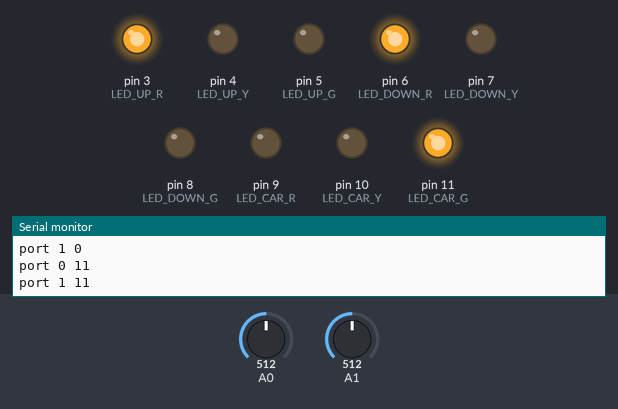
Simulated run of this sketch. Board: Arduino Uno, built with avr-gcc and run on an emulated ATmega328P. Parts: output pins drawn as LEDs (lit = HIGH), the last lines printed to the serial monitor. The inputs (shaded band) are chosen by the test bench; at power-on: A0 = 512, A1 = 512.

Above: at 1.5 s.
At 5.5 s:
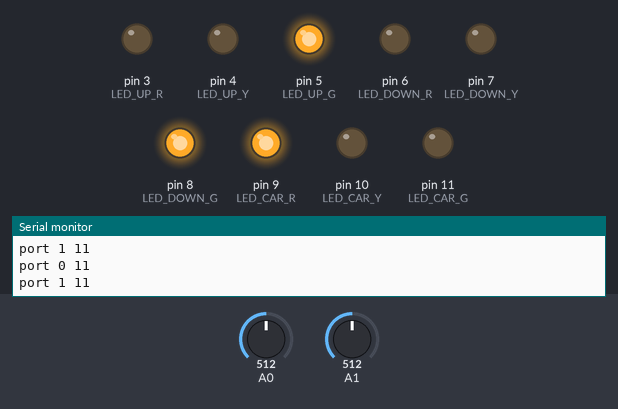
At 9.0 s:
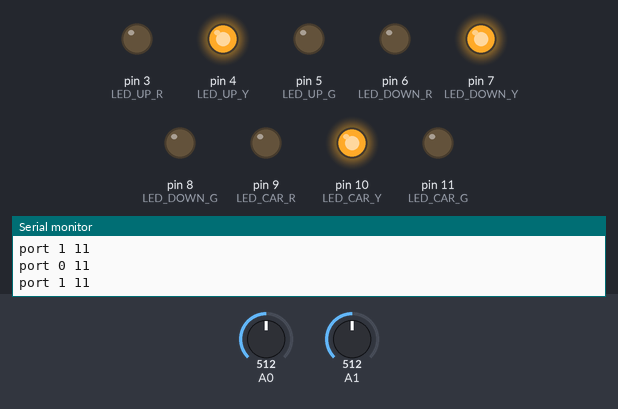
Timing chart, 0 to 13.0 s (numbered marks = the images above):
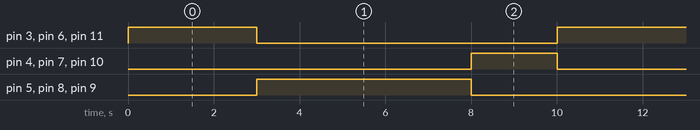

Measured:
- by itself, pin 3 (LED_UP_R), pin 6 (LED_DOWN_R), pin 11 (LED_CAR_G): alternates HIGH for 3.0 s and LOW for 7.0 s
- by itself, pin 4 (LED_UP_Y), pin 7 (LED_DOWN_Y), pin 10 (LED_CAR_Y): alternates HIGH for 2.0 s and LOW for 8.0 s
- by itself, pin 5 (LED_UP_G), pin 8 (LED_DOWN_G), pin 9 (LED_CAR_R): alternates HIGH for 5.0 s and LOW for 5.0 s

The sketch:

sketch_apr25a.ino
```cpp
#define LED_UP_R 3       // R의 핀 번호 3
#define LED_UP_Y 4       // Y의 핀 번호 4
#define LED_UP_G 5       // G의 핀 번호 5

#define LED_DOWN_R 6       // R의 핀 번호 6
#define LED_DOWN_Y 7       // Y의 핀 번호 7
#define LED_DOWN_G 8       // G의 핀 번호 8

#define LED_CAR_R 9       // R의 핀 번호 9
#define LED_CAR_Y 10       // Y의 핀 번호 10
#define LED_CAR_G 11      // G의 핀 번호 11

#define def_dis 21
#define second 1000

String street_name = "jungwang_light";
int r_time = 3;
int y_time = 1;
int g_time = 5;
int distance_1 = 0; //Cm로 계산된 거리값을 저장해두기위해 변수를 선언합니다.
int distance_2 = 0;
int count = 0;
bool person_1 = false;
bool person_2 = false;

int light_time = 0;
int time2 = 0;

void setup() {
  // put your setup code here, to run once:
  pinMode(LED_UP_R, OUTPUT);
  pinMode(LED_UP_Y, OUTPUT);
  pinMode(LED_UP_G, OUTPUT);
  pinMode(LED_DOWN_R, OUTPUT);
  pinMode(LED_DOWN_Y, OUTPUT);
  pinMode(LED_DOWN_G, OUTPUT);
  pinMode(LED_CAR_R, OUTPUT);
  pinMode(LED_CAR_Y, OUTPUT);
  pinMode(LED_CAR_G, OUTPUT);
  Serial.begin(9600);
}

void loop() {

  Serial.print("port 0 ");
  Serial.println(distance_1);
  Serial.print("port 1 ");
  Serial.println(distance_2);

  measureDis();


  //Serial.print("count ");
  //Serial.println(count);
  light_time = control_time_light(light_time, r_time, y_time, g_time);
  if (time2 == 10) {
    Serial.println("name "+street_name);
    Serial.print("count ");
    Serial.println(count);
    time2 = -1;
    g_time = set_g_time(count);
    count = 0;

  }
  light_time += 1;
  time2 += 1;
  delay(second);
}

int control_time_light(int light_time, int r_time, int y_tim, int g_time){
  if (light_time == 0){
    turnOffAll();                  // 불 다 끄기
    digitalWrite(LED_UP_R, HIGH);
    digitalWrite(LED_DOWN_R, HIGH);
    digitalWrite(LED_CAR_G, HIGH);      // 초록 불 끄기
  }// 빨간 불 켜기
  else if (light_time == r_time){
    turnOffAll();                  // 불 다 끄기
    digitalWrite(LED_UP_G, HIGH);
    digitalWrite(LED_DOWN_G, HIGH);
    digitalWrite(LED_CAR_R, HIGH);      // 초록 불 끄기

  }
  else if (light_time == r_time + g_time){
    turnOffAll();                  // 불 다 끄기
    digitalWrite(LED_UP_Y, HIGH);
    digitalWrite(LED_DOWN_Y, HIGH);
    digitalWrite(LED_CAR_Y, HIGH);      // 초록 불 끄기
  }
  else if (light_time == r_time + g_time + y_time){
    light_time = -1;
  }
  return light_time;
}

void turnOffAll() {              // turnOffAll 함수 정의
  digitalWrite(LED_UP_R, LOW);      // 빨간 불 끄기
  digitalWrite(LED_UP_Y, LOW);      // 노란 불 끄기
  digitalWrite(LED_UP_G, LOW);      // 초록 불 끄기
  digitalWrite(LED_DOWN_R, LOW);      // 빨간 불 끄기
  digitalWrite(LED_DOWN_Y, LOW);      // 노란 불 끄기
  digitalWrite(LED_DOWN_G, LOW);      // 초록 불 끄기
  digitalWrite(LED_CAR_R, LOW);      // 빨간 불 끄기
  digitalWrite(LED_CAR_Y, LOW);      // 노란 불 끄기
  digitalWrite(LED_CAR_G, LOW);      // 초록 불 끄기
}

int set_g_time(int count){
  int temp_g_time = 5 + count;
  if (temp_g_time > 10){
    return 10;
  }
  else {
    return temp_g_time;
  }
}

void measureDis() {
  int volt = map(analogRead(A0), 0, 1023, 0, 5000);
  distance_1 = (27.61 / (volt - 0.1696)) * 1000;

  counter(distance_1 , 1);

  volt = map(analogRead(A1), 0, 1023, 0, 5000);
  distance_2 = (27.61 / (volt - 0.1696)) * 1000;

  counter(distance_2, 2);
}

void counter(int dis, int port) {
  if (dis < def_dis){
    if (port == 1){
      person_1 = true;
    }
    else {
      person_2 = true;
    }
  }
  else{
    if (port == 1){
      if (person_1 == true){
        count += 1;
        person_1 = false;
      }
    }
    else{
      if (person_2 == true){
        count += 1;
        person_2 = false;
     }
    }
  }
}
```
